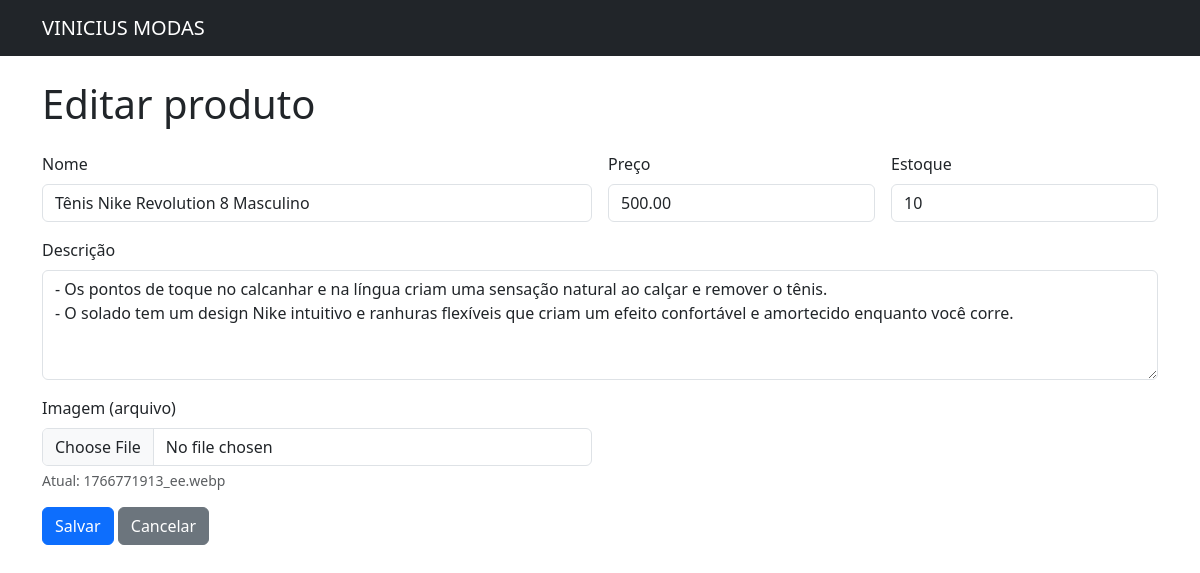
/produto_form.php?id=8, run on the app's committed database.
### tables this page shows
CREATE TABLE IF NOT EXISTS `produtos` (
  `id` int UNSIGNED NOT NULL AUTO_INCREMENT,
  `nome` varchar(150) NOT NULL,
  `descricao` text,
  `preco` decimal(10,2) NOT NULL DEFAULT '0.00',
  `imagem` varchar(255) DEFAULT NULL,
  `estoque` int UNSIGNED NOT NULL DEFAULT '0',
  `criado_em` datetime NOT NULL DEFAULT CURRENT_TIMESTAMP,
  `atualizado_em` datetime DEFAULT NULL ON UPDATE CURRENT_TIMESTAMP,
  PRIMARY KEY (`id`)
);

### models/Produto.php (called while the page is built, shortened)
<?php
class Produto
{
    public static function buscarPorId($id) {
        $pdo = getConnection();
        $stmt = $pdo->prepare(
            "SELECT id, nome, descricao, preco, imagem, estoque
             FROM produtos WHERE id = :id"
        );
        $stmt->bindValue(':id', (int)$id, PDO::PARAM_INT);
        $stmt->execute();
        return $stmt->fetch();
    }
}

### public/produto_form.php (the view, shortened to what this page needs)
<?php
require_once __DIR__ . '/../models/Produto.php';
$id = isset($_GET['id']) ? (int)$_GET['id'] : 0;
$produto = $id > 0 ? Produto::buscarPorId($id) : null;
$tituloPagina = $id ? 'Editar produto' : 'Novo produto';
include '_header.php';
?>
<h1 class="mb-4"><?= htmlspecialchars($tituloPagina) ?></h1>
<form action="produto_salvar.php" method="post" enctype="multipart/form-data" class="row g-3">
  <div class="col-md-6">
    <label class="form-label">Nome</label>
    <input type="text" name="nome" class="form-control" required
           value="<?= htmlspecialchars($produto['nome'] ?? '') ?>">
  </div>
  <div class="col-md-3">
    <label class="form-label">Preço</label>
    <input type="number" name="preco" step="0.01" min="0" class="form-control" required
           value="<?= htmlspecialchars($produto['preco'] ?? '0.00') ?>">
  </div>
  <div class="col-md-3">
    <label class="form-label">Estoque</label>
    <input type="number" name="estoque" min="0" class="form-control" required
           value="<?= htmlspecialchars($produto['estoque'] ?? '0') ?>">
  </div>
  <div class="col-12">
    <label class="form-label">Descrição</label>
    <textarea name="descricao" rows="4" class="form-control"><?= htmlspecialchars($produto['descricao'] ?? '') ?></textarea>
  </div>
  <div class="col-md-6">
    <label class="form-label">Imagem (arquivo)</label>
    <input type="file" name="imagem" class="form-control">
    <?php if (!empty($produto['imagem'])): ?>
      <small class="text-muted d-block mt-1">
        Atual: <?= htmlspecialchars($produto['imagem']) ?>
      </small>
    <?php endif; ?>
  </div>
  <div class="col-12">
    <button type="submit" class="btn btn-primary">
      Salvar
    </button>
    <a href="index.php" class="btn btn-secondary">Cancelar</a>
  </div>
</form>
<?php include '_footer.php'; ?>

### data on the page
produtos: nome "Tênis Nike Revolution 8 Masculino", preco "500.00", estoque "10", descricao "- Os pontos de toque no calcanhar e na língua criam uma sensação natural ao calçar e remover o tênis. - O solado tem um design Nike intuitivo e ranhuras flexíveis que criam um efeito confortável e amortecido enquanto você corre.", imagem "1766771913_ee.webp"

### other printed values
$tituloPagina "Editar produto"
